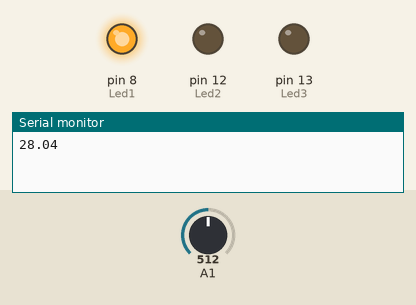
A sketch run on a simulated Arduino Uno, built with avr-gcc and run on an emulated ATmega328P. Shown: output pins drawn as LEDs (lit = HIGH), the last lines printed to the serial monitor. Dashed ring = blinking. The inputs (shaded band) are chosen by the test bench; at power-on: A1 = 512.

Above: at 2.8 s.
2.9 s: A1 set to 0
At 4.8 s:
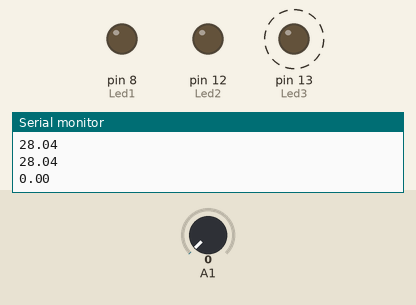
5.9 s: A1 set to 52
8.4 s: A1 set to 59
At 10.6 s:
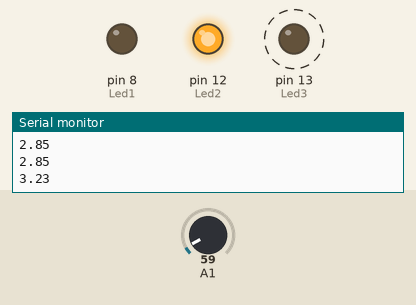
11.4 s: A1 set to 122
At 12.6 s:
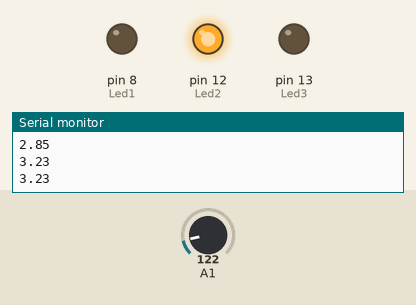
14.3 s: A1 set to 997
16.2 s: A1 set to 1014
At 18.0 s:
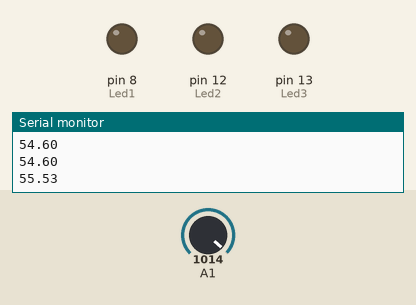
Timing chart, 0 to 19.5 s (numbered marks = the images above; inputs shaded):
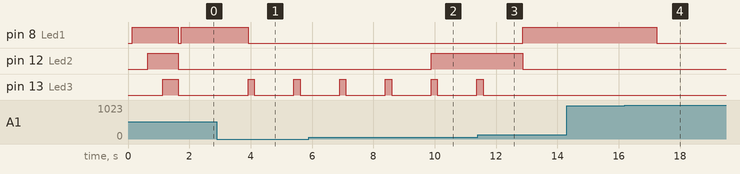

Measured:
- the behaviour switches between 56 and 57 on A1 (found by bisection; images 1 and 2)
- the behaviour switches between 1013 and 1014 on A1 (found by bisection; images 3 and 4)
- after the input at 2.9 s, pin 8 (Led1): HIGH → LOW after 1.0 s; pin 13 (Led3): alternates HIGH for 0.20 s and LOW for 1.3 s, starting after 1.0 s
- after the input at 8.4 s, pin 12 (Led2): LOW → HIGH after 1.5 s
- after the input at 11.4 s, pin 8 (Led1): LOW → HIGH after 1.5 s; pin 12 (Led2): HIGH → LOW after 1.5 s; pin 13 (Led3): goes on until 11.6 s, then stays LOW
- after the input at 16.2 s, pin 8 (Led1): HIGH → LOW after 1.0 s

The sketch:

indukator.ino
```cpp
// резисторы делителя напряжения
const float r1 = 99700;  // 100K
const float r2 =  9870;  // 10K

// эту константу (typVbg) необходимо откалибровать индивидуально
const float typVbg = 1.11; // 1.0 -- 1.2

float Vcc = 0.0;
float MaxVoltage = 0.0;

#define A_PIN 1
#define COUNT 5


int i;
float curVoltage;
char *stime;
int Led1 = 8;
int Led2 = 12;
int Led3 = 13;

/****************************************************************************
 * Главная программа
 ****************************************************************************/

void setup() {
  Serial.begin(9600);
  // определение опорного напряжения
  analogReference(DEFAULT);  // DEFAULT INTERNAL использовать Vcc как AREF
  delay(100);
  Vcc = readVcc();
  MaxVoltage = Vcc / (r2 / (r1 + r2));
  analogWrite(A_PIN, 0);
  pinMode(Led1 , OUTPUT);
  pinMode(Led2 , OUTPUT);
  pinMode(Led3 , OUTPUT);
  digitalWrite(Led1,HIGH);
  delay(500);
  digitalWrite(Led2,HIGH);
  delay(500);
  digitalWrite(Led3,HIGH);
  delay(500);
  digitalWrite(Led1,LOW);
  digitalWrite(Led2,LOW);
  digitalWrite(Led3,LOW);

}

void loop() {
  Vcc = readVcc();
  stime = TimeToString(millis()/1000);
  // считываем точное напряжение с A0, где будет находиться наш вольтметр с делителем напряжения
  curVoltage = 0.0;
  for (i = 0; i < COUNT; i++) {
      curVoltage = curVoltage + analogRead(A_PIN);
      delay(10);
  }
  curVoltage = curVoltage / COUNT;
  float v  = (curVoltage * Vcc) / 1024.0;
  float v2 = v / (r2 / (r1 + r2));
      if(v2 > 3.5 && v <= 5)
  {
    digitalWrite(Led1 , HIGH);
  }else
    {
    digitalWrite(Led1 , LOW);
    }
    if(v2 <= 3.5 && v2 > 3.1)
  {
    digitalWrite(Led2 , HIGH);
  }else
    {
    digitalWrite(Led2 , LOW);
    }
     if(v2 <= 3.1 && v2 >= 2.4)
  {
    digitalWrite(Led3 , HIGH);
  }else
    {
    digitalWrite(Led3 , LOW);
    }
     if(v2 <= 3.4)
  {
    digitalWrite(Led3 , HIGH);
    delay(200);
    digitalWrite(Led3 , LOW);
    delay(200);
  }

  Serial.println(v2);
    delay(1000);

  }


/****************************************************************************
 * Функции
 ****************************************************************************/

float readVcc() {
  byte i;
  float result = 0.0;
  float tmp = 0.0;

  for (i = 0; i < 5; i++) {
    // Read 1.1V reference against AVcc
    // set the reference to Vcc and the measurement to the internal 1.1V reference
    #if defined(__AVR_ATmega32U4__) || defined(__AVR_ATmega1280__) || defined(__AVR_ATmega2560__)
        ADMUX = _BV(REFS0) | _BV(MUX4) | _BV(MUX3) | _BV(MUX2) | _BV(MUX1);
    #elif defined (__AVR_ATtiny24__) || defined(__AVR_ATtiny44__) || defined(__AVR_ATtiny84__)
        ADMUX = _BV(MUX5) | _BV(MUX0);
    #elif defined (__AVR_ATtiny25__) || defined(__AVR_ATtiny45__) || defined(__AVR_ATtiny85__)
        ADMUX = _BV(MUX3) | _BV(MUX2);
    #else
        // works on an Arduino 168 or 328
        ADMUX = _BV(REFS0) | _BV(MUX3) | _BV(MUX2) | _BV(MUX1);
    #endif

    delay(3); // Wait for Vref to settle
    ADCSRA |= _BV(ADSC); // Start conversion
    while (bit_is_set(ADCSRA,ADSC)); // measuring

    uint8_t low  = ADCL; // must read ADCL first - it then locks ADCH
    uint8_t high = ADCH; // unlocks both

    tmp = (high<<8) | low;
    tmp = (typVbg * 1024.0) / tmp;
    result = result + tmp;
    delay(5);
  }

  result = result / 5;
  return result;
}

// t is time in seconds = millis()/1000;
char * TimeToString(unsigned long t)
{
  static char str[12];
  long h = t / 3600;
  t = t % 3600;
  int m = t / 60;
  int s = t % 60;
  sprintf(str, "%04ld:%02d:%02d", h, m, s);
  return str;
}
```
